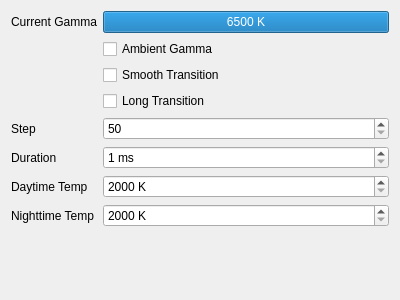
<?xml version="1.0" encoding="UTF-8"?>
<ui version="4.0">
 <class>GammaTab</class>
 <widget class="QWidget" name="GammaTab">
  <property name="geometry">
   <rect>
    <x>0</x>
    <y>0</y>
    <width>400</width>
    <height>300</height>
   </rect>
  </property>
  <property name="windowTitle">
   <string>GammaTab</string>
  </property>
  <layout class="QFormLayout" name="formLayout">
   <item row="0" column="0">
    <widget class="QLabel" name="label_7">
     <property name="text">
      <string>Current Gamma</string>
     </property>
    </widget>
   </item>
   <item row="1" column="0">
    <widget class="QLabel" name="label">
     <property name="text">
      <string/>
     </property>
    </widget>
   </item>
   <item row="1" column="1">
    <widget class="QCheckBox" name="ambientGamma">
     <property name="toolTip">
      <string>Change gamma based on ambient conditions.</string>
     </property>
     <property name="text">
      <string>Ambient Gamma</string>
     </property>
    </widget>
   </item>
   <item row="2" column="0">
    <widget class="QLabel" name="label_2">
     <property name="text">
      <string/>
     </property>
    </widget>
   </item>
   <item row="2" column="1">
    <widget class="QCheckBox" name="smoothTrans">
     <property name="text">
      <string>Smooth Transition</string>
     </property>
    </widget>
   </item>
   <item row="4" column="0">
    <widget class="QLabel" name="label_3">
     <property name="text">
      <string>Step</string>
     </property>
    </widget>
   </item>
   <item row="4" column="1">
    <widget class="QSpinBox" name="smoothStep">
     <property name="minimum">
      <number>50</number>
     </property>
     <property name="maximum">
      <number>500</number>
     </property>
     <property name="singleStep">
      <number>50</number>
     </property>
    </widget>
   </item>
   <item row="5" column="0">
    <widget class="QLabel" name="label_4">
     <property name="text">
      <string>Duration</string>
     </property>
    </widget>
   </item>
   <item row="5" column="1">
    <widget class="QSpinBox" name="transDuration">
     <property name="suffix">
      <string> ms</string>
     </property>
     <property name="minimum">
      <number>1</number>
     </property>
     <property name="maximum">
      <number>50000</number>
     </property>
    </widget>
   </item>
   <item row="6" column="0">
    <widget class="QLabel" name="label_5">
     <property name="text">
      <string>Daytime Temp</string>
     </property>
    </widget>
   </item>
   <item row="6" column="1">
    <widget class="QSpinBox" name="dayTemp">
     <property name="suffix">
      <string> K</string>
     </property>
     <property name="minimum">
      <number>2000</number>
     </property>
     <property name="maximum">
      <number>6500</number>
     </property>
     <property name="singleStep">
      <number>50</number>
     </property>
    </widget>
   </item>
   <item row="0" column="1">
    <widget class="QProgressBar" name="currGamma">
     <property name="minimum">
      <number>2000</number>
     </property>
     <property name="maximum">
      <number>6500</number>
     </property>
     <property name="value">
      <number>6500</number>
     </property>
     <property name="format">
      <string>%v K</string>
     </property>
    </widget>
   </item>
   <item row="7" column="0">
    <widget class="QLabel" name="label_6">
     <property name="text">
      <string>Nighttime Temp</string>
     </property>
    </widget>
   </item>
   <item row="7" column="1">
    <widget class="QSpinBox" name="nightTemp">
     <property name="suffix">
      <string> K</string>
     </property>
     <property name="minimum">
      <number>2000</number>
     </property>
     <property name="maximum">
      <number>6500</number>
     </property>
     <property name="singleStep">
      <number>50</number>
     </property>
    </widget>
   </item>
   <item row="3" column="0">
    <widget class="QLabel" name="label_8">
     <property name="text">
      <string/>
     </property>
    </widget>
   </item>
   <item row="3" column="1">
    <widget class="QCheckBox" name="longTrans">
     <property name="text">
      <string>Long Transition</string>
     </property>
    </widget>
   </item>
  </layout>
 </widget>
 <resources/>
 <connections/>
</ui>
